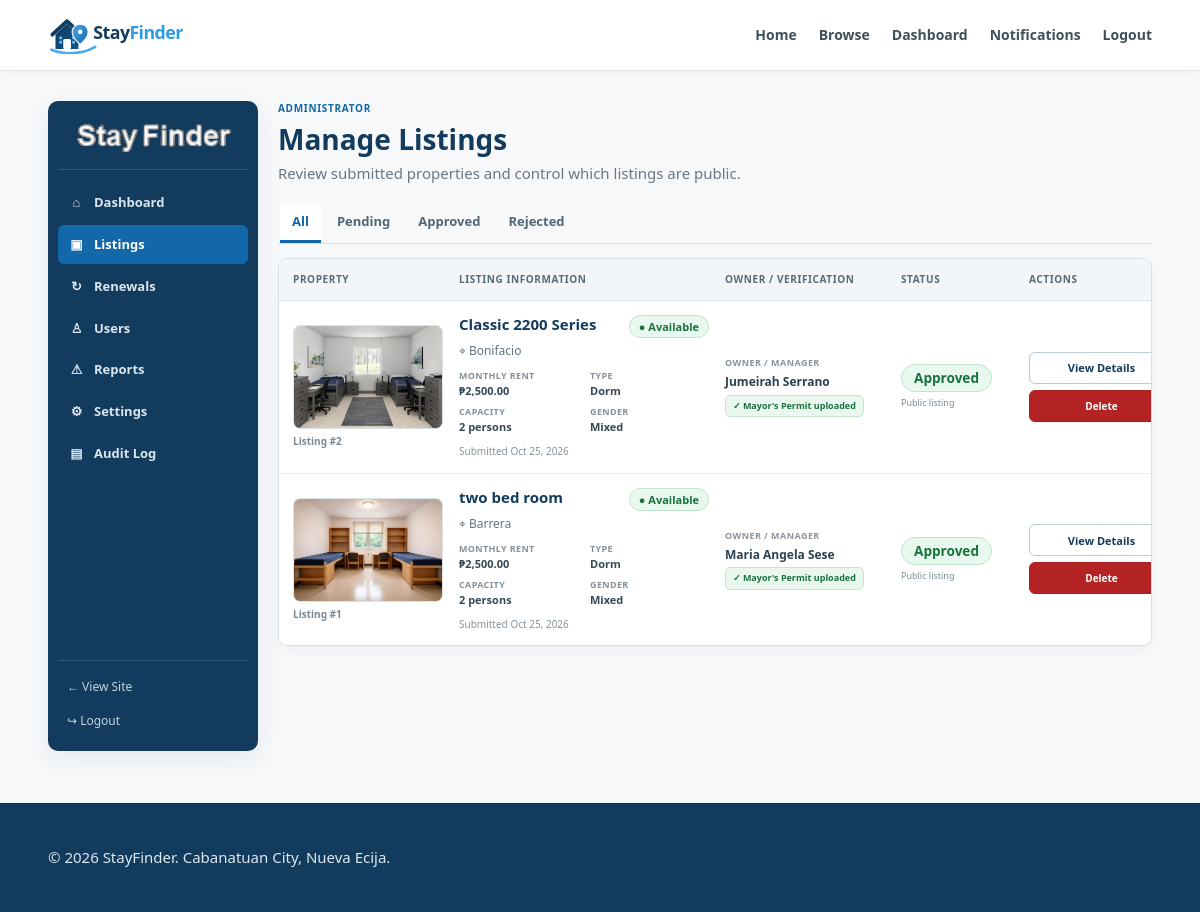
The app's page /admin/listings.php (signed in) with its own data.
### tables this page shows
CREATE TABLE `properties` (
  `id` int(10) UNSIGNED NOT NULL,
  `owner_id` int(10) UNSIGNED NOT NULL,
  `title` varchar(150) NOT NULL,
  `property_type` enum('apartment','dorm','boarding_house') NOT NULL,
  `location` varchar(255) NOT NULL,
  `price` decimal(10,2) NOT NULL,
  `capacity` int(10) UNSIGNED NOT NULL,
  `gender_preference` enum('female_only','male_only','mixed') NOT NULL,
  `electricity_included` tinyint(1) NOT NULL DEFAULT 0,
  `wifi_available` tinyint(1) NOT NULL DEFAULT 0,
  `curfew` tinyint(1) NOT NULL DEFAULT 0,
  `transportation` varchar(255) DEFAULT NULL,
  `rules` text DEFAULT NULL,
  `description` text DEFAULT NULL,
  `status` enum('pending','approved','rejected') NOT NULL DEFAULT 'pending',
  `availability_status` enum('available','unavailable') NOT NULL DEFAULT 'available',
  `created_at` timestamp NULL DEFAULT current_timestamp(),
  `updated_at` timestamp NULL DEFAULT current_timestamp() ON UPDATE current_timestamp(),
  `listing_expires_at` datetime DEFAULT NULL,
  `last_renewed_at` datetime DEFAULT NULL,
  `renewal_count` int(10) UNSIGNED NOT NULL DEFAULT 0
);

CREATE TABLE `users` (
  `id` int(10) UNSIGNED NOT NULL,
  `full_name` varchar(100) NOT NULL,
  `email` varchar(150) NOT NULL,
  `phone` varchar(30) DEFAULT NULL,
  `password` varchar(255) NOT NULL,
  `role` enum('rent_seeker','owner','admin') NOT NULL DEFAULT 'rent_seeker',
  `status` enum('active','inactive','suspended') NOT NULL DEFAULT 'active',
  `owner_policy_accepted_at` datetime DEFAULT NULL,
  `mayor_permit_path` varchar(255) DEFAULT NULL,
  `mayor_permit_uploaded_at` datetime DEFAULT NULL,
  `created_at` timestamp NULL DEFAULT current_timestamp(),
  `updated_at` timestamp NULL DEFAULT current_timestamp() ON UPDATE current_timestamp()
);

### config/app.php (called while the page is built, shortened)
<?php
function base_url(string $path = ''): string
{
    return BASE_URL . ($path !== '' ? '/' . ltrim($path, '/') : '');
}
function property_image_url(?string $storedPath): string
{
    $path = trim((string)$storedPath);
    $path = str_replace('\\', '/', $path);
    $path = ltrim($path, '/');
    $path = preg_replace('~^(?:\./)+~', '', $path) ?? $path;
    $absolute = dirname(__DIR__) . '/' . $path;
    return base_url($path);
}

### includes/auth.php (called while the page is built, shortened)
<?php
function is_logged_in(): bool
{
    return isset($_SESSION['user_id'], $_SESSION['user'])
        && is_array($_SESSION['user']);
}

### admin/listings.php (the view, shortened to what this page needs)
<?php
require_once '../config/database.php';
require_once '../config/app.php';
require_once '../includes/auth.php';
$status = $_GET['status'] ?? 'all';
$allowedStatuses = ['all', 'pending', 'approved', 'rejected'];
$sql = "SELECT p.id, p.title, p.property_type, p.location, p.price, p.capacity,
               p.gender_preference, p.status, p.availability_status, p.created_at, u.full_name AS owner_name, u.mayor_permit_path,
               (SELECT pi.image_path FROM property_images pi WHERE pi.property_id = p.id ORDER BY pi.id LIMIT 1) AS image_path
        FROM properties p JOIN users u ON u.id = p.owner_id";
$params = [];
$sql .= ' ORDER BY p.created_at DESC';
$stmt = $pdo->prepare($sql); $stmt->execute($params); $listings = $stmt->fetchAll();
require_once '../includes/header.php';
$activeAdmin = 'listings';
require_once '../includes/admin_nav.php';
?>
<div class="admin-page-head">
    <div><p class="admin-eyebrow">Administrator</p><h1>Manage Listings</h1><p>Review submitted properties and control which listings are public.</p></div>
</div>
<div class="admin-tabs">
    <?php foreach ($allowedStatuses as $tab): ?>
        <a class="<?= $status === $tab ? 'active' : '' ?>" href="listings.php?status=<?= urlencode($tab) ?>"><?= ucfirst($tab) ?></a>
    <?php endforeach; ?>
</div>
<div class="admin-listing-table">
    <div class="admin-listing-header">
        <div>Property</div>
        <div>Listing Information</div>
        <div>Owner / Verification</div>
        <div>Status</div>
        <div class="admin-listing-header-actions">Actions</div>
    </div>
    <?php foreach ($listings as $listing): ?>
        <?php
            $propertyType = ucwords(str_replace('_', ' ', (string)$listing['property_type']));
            $gender = ucwords(str_replace('_', ' ', (string)$listing['gender_preference']));
            $hasPermit = !empty($listing['mayor_permit_path']);
            $isAvailable = ($listing['availability_status'] ?? 'available') === 'available';
        ?>
        <article class="admin-listing-row">
            <div class="admin-listing-photo-cell">
                <div class="admin-listing-photo">
                    <img src="<?= property_image_url($listing['image_path'] ?? null) ?>" alt="<?= htmlspecialchars($listing['title'], ENT_QUOTES, 'UTF-8') ?>">
                </div>
                <span class="admin-listing-id">Listing #<?= (int)$listing['id'] ?></span>
            </div>
            <div class="admin-listing-info">
                <div class="admin-listing-title-line">
                    <h3><?= htmlspecialchars($listing['title'], ENT_QUOTES, 'UTF-8') ?></h3>
                    <span class="availability-pill <?= $isAvailable ? 'available' : 'unavailable' ?>">
                        <?= $isAvailable ? '● Available' : '● Unavailable' ?>
                    </span>
                </div>
                <p class="admin-listing-location">⌖ <?= htmlspecialchars($listing['location'], ENT_QUOTES, 'UTF-8') ?></p>
                <div class="admin-listing-facts">
                    <div><span>Monthly Rent</span><strong>₱<?= number_format((float)$listing['price'], 2) ?></strong></div>
                    <div><span>Type</span><strong><?= htmlspecialchars($propertyType, ENT_QUOTES, 'UTF-8') ?></strong></div>
                    <div><span>Capacity</span><strong><?= (int)$listing['capacity'] ?> person<?= (int)$listing['capacity'] === 1 ? '' : 's' ?></strong></div>
                    <div><span>Gender</span><strong><?= htmlspecialchars($gender, ENT_QUOTES, 'UTF-8') ?></strong></div>
                </div>
                <p class="admin-listing-date">Submitted <?= htmlspecialchars(date('M d, Y', strtotime((string)$listing['created_at'])), ENT_QUOTES, 'UTF-8') ?></p>
            </div>
            <div class="admin-listing-owner">
                <span class="admin-owner-label">Owner / Manager</span>
                <strong><?= htmlspecialchars($listing['owner_name'], ENT_QUOTES, 'UTF-8') ?></strong>
                <?php if ($hasPermit): ?>
                    <span class="admin-permit-badge verified">✓ Mayor's Permit uploaded</span>
                <?php else: ?>
                    <span class="admin-permit-badge missing">! Mayor's Permit missing</span>
                <?php endif; ?>
            </div>
            <div class="admin-listing-status-cell">
                <span class="admin-status <?= htmlspecialchars($listing['status'], ENT_QUOTES, 'UTF-8') ?>">
                    <?= htmlspecialchars(ucfirst($listing['status']), ENT_QUOTES, 'UTF-8') ?>
                </span>
                <?php if ($listing['status'] === 'pending' && !$hasPermit): ?>
                    <small>Approval blocked</small>
                <?php elseif ($listing['status'] === 'pending'): ?>
                    <small>Ready for review</small>
                <?php elseif ($listing['status'] === 'approved'): ?>
                    <small>Public listing</small>
                <?php else: ?>
                    <small>Not public</small>
                <?php endif; ?>
            </div>
            <div class="admin-listing-actions-cell">
                <a class="admin-action-view" href="listing-review.php?id=<?= (int)$listing['id'] ?>">View Details</a>
                <form method="post" action="delete-listing.php" class="admin-delete-form admin-listing-delete" onsubmit="return confirm('Delete this listing permanently? This cannot be undone.');">
                    <button class="admin-delete-btn admin-compact-btn" type="submit">Delete</button>
                </form>
            </div>
        </article>
    <?php endforeach; ?>
</div>
</section></div>
<?php require_once '../includes/footer.php'; ?>

### includes/header.php (shortened to what this page needs)
<?php
require_once __DIR__ . '/../config/app.php';
require_once __DIR__ . '/auth.php';
?>
<!DOCTYPE html>
<html lang="en">
<head>
    <link rel="stylesheet" href="<?= htmlspecialchars(base_url('assets/css/style.css?v=20261004-eye-fix'), ENT_QUOTES, 'UTF-8') ?>">
</head>
<body>
<header class="site-header">
    <div class="container nav">
        <a class="brand" href="<?= base_url() ?>"><img class="brand-logo" src="<?= base_url('assets/img/stayfinder-navbar.svg') ?>" alt="StayFinder"></a>
        <nav>
            <a href="<?= base_url() ?>">Home</a>
            <a href="<?= base_url('browse.php') ?>">Browse</a>
            <?php if (is_logged_in()): ?>
                <?php if (($_SESSION['user']['role'] ?? '') === 'owner'): ?>
                    <a href="<?= base_url('owner/dashboard.php') ?>">Dashboard</a>
                    <a href="<?= base_url('owner/inquiries.php') ?>">Inquiries</a>
                <?php elseif (($_SESSION['user']['role'] ?? '') === 'admin'): ?>
                    <a href="<?= base_url('admin/dashboard.php') ?>">Dashboard</a>
                <?php elseif (($_SESSION['user']['role'] ?? '') === 'rent_seeker'): ?>
                    <a href="<?= base_url('favorites.php') ?>">Saved</a>
                    <a href="<?= base_url('my-inquiries.php') ?>">My Inquiries</a>
                <?php endif; ?>
                <?php
                    require_once __DIR__ . '/notifications.php';
                    $notificationCountStmt = $pdo->prepare('SELECT COUNT(*) FROM notifications WHERE user_id = ? AND is_read = 0');
                    $notificationCountStmt->execute([$_SESSION['user_id']]);
                    $notificationCount = (int)$notificationCountStmt->fetchColumn();
                ?>
                <a href="<?= base_url('notifications.php') ?>">Notifications<?= $notificationCount ? ' (' . $notificationCount . ')' : '' ?></a>
                <a href="<?= base_url('logout.php') ?>">Logout</a>
            <?php else: ?>
                <a href="<?= base_url('login.php') ?>">Login</a>
                <a class="nav-button" href="<?= base_url('register.php') ?>">Register</a>
            <?php endif; ?>
        </nav>
    </div>
</header>
<main class="container page">

### includes/admin_nav.php
<?php
$activeAdmin = $activeAdmin ?? 'dashboard';
?>
<div class="admin-layout">
    <aside class="admin-sidebar">
        <a class="admin-brand" href="<?= base_url('admin/dashboard.php') ?>">
            <img class="admin-brand-logo" src="<?= base_url('assets/img/stayFinder-logo-admin.svg') ?>" alt="StayFinder">
        </a>
        <nav class="admin-side-nav">
            <a class="<?= $activeAdmin === 'dashboard' ? 'active' : '' ?>" href="<?= base_url('admin/dashboard.php') ?>"><span>⌂</span> Dashboard</a>
            <a class="<?= $activeAdmin === 'listings' ? 'active' : '' ?>" href="<?= base_url('admin/listings.php') ?>"><span>▣</span> Listings</a>
            <a class="<?= $activeAdmin === 'renewals' ? 'active' : '' ?>" href="<?= base_url('admin/renewals.php') ?>"><span>↻</span> Renewals</a>
            <a class="<?= $activeAdmin === 'users' ? 'active' : '' ?>" href="<?= base_url('admin/users.php') ?>"><span>♙</span> Users</a>
            <a class="<?= $activeAdmin === 'reports' ? 'active' : '' ?>" href="<?= base_url('admin/reports.php') ?>"><span>⚠</span> Reports</a>
            <a class="<?= $activeAdmin === 'settings' ? 'active' : '' ?>" href="<?= base_url('admin/settings.php') ?>"><span>⚙</span> Settings</a>
            <a class="<?= $activeAdmin === 'audit' ? 'active' : '' ?>" href="<?= base_url('admin/audit-log.php') ?>"><span>▤</span> Audit Log</a>
        </nav>
        <div class="admin-sidebar-bottom">
            <a href="<?= base_url() ?>">← View Site</a>
            <a href="<?= base_url('logout.php') ?>">↪ Logout</a>
        </div>
    </aside>
    <section class="admin-content">

### includes/footer.php
</main>
<footer class="site-footer">
    <div class="container">
        <p>&copy; <?= date('Y') ?> StayFinder. Cabanatuan City, Nueva Ecija.</p>
    </div>
</footer>
</body>
</html>

### records on screen
properties: shows a picture, id "2", title "Classic 2200 Series", availability_status "● Available", location "Bonifacio", price "2,500.00", property_type "Dorm", capacity "2", gender_preference "Mixed", created_at "Oct 25, 2026", owner.full_name "Jumeirah Serrano", status "Approved", shows "Public listing"
properties: shows a picture, id "1", title "two bed room", availability_status "● Available", location "Barrera", price "2,500.00", property_type "Dorm", capacity "2", gender_preference "Mixed", created_at "Oct 25, 2026", owner.full_name "Maria Angela Sese", status "Approved", shows "Public listing"

### other values on screen
$tab "All"
$tab "Pending"
$tab "Approved"
$tab "Rejected"
